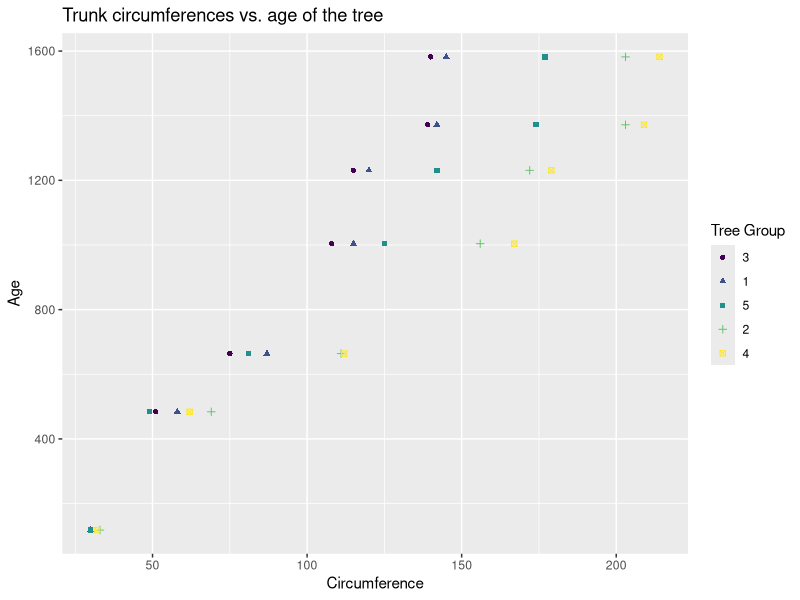
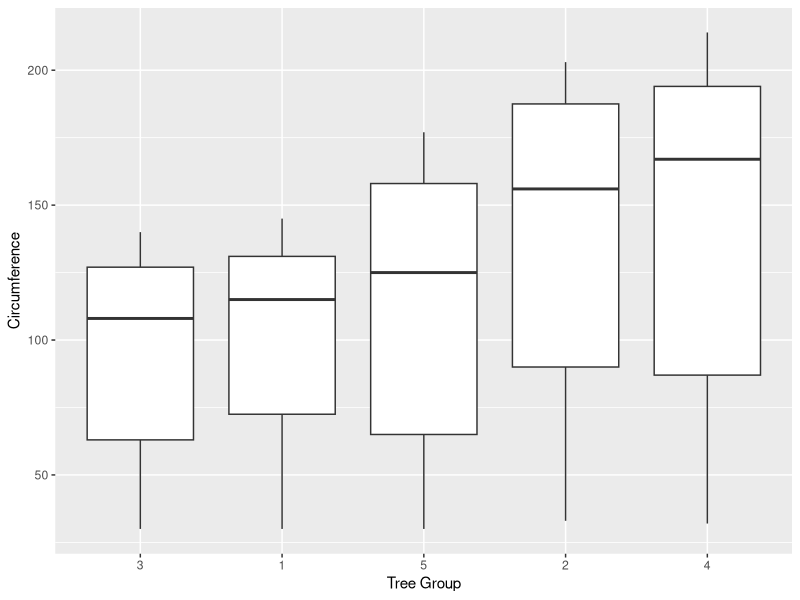

The R source for these figures, in order:
installLibrariesOnDemand <- function (packages)
{
  cat("Installing required libraries on demand:", packages , "\n")
  new.packages <- packages[!(packages %in% installed.packages()[,"Package"])]
  if(length(new.packages)) install.packages(new.packages)
  cat("Missing libraries installation is complete.", "\n")
}
installLibrariesOnDemand(c("ggplot2"))
library(ggplot2)

data("Orange")

#Calculate the mean and the median of the trunk circumferences for different size of the trees. (Tree)
cat("mean:", "\n")
means <-tapply(Orange$circumference, Orange$Tree, FUN=mean)
print(means)

cat("median:", "\n")
medians<- tapply(Orange$circumference, Orange$Tree, FUN=median)
print(medians)

#	Make a scatter plot of the trunk circumferences against the age of the tree. Use different plotting symbols for different size of trees. (Tree)

scatterPlot <- ggplot(Orange,aes(Orange$circumference, Orange$age, color= Orange$Tree, shape= Orange$Tree)) + 
  geom_point() + labs(x = "Circumference") + labs(y = "Age") + labs(shape = "Tree Group")  + labs(color = "Tree Group") +
 labs(title = "Trunk circumferences vs. age of the tree")
print(scatterPlot)

#Display the trunk circumferences on a comparative boxplot against tree. Be sure you order the boxplots in the increasing order of maximum diameter.
box <- ggplot(Orange, aes( Orange$Tree, Orange$circumference)) + geom_boxplot() + labs(y = "Circumference") + labs(x = "Tree Group")
print(box)

